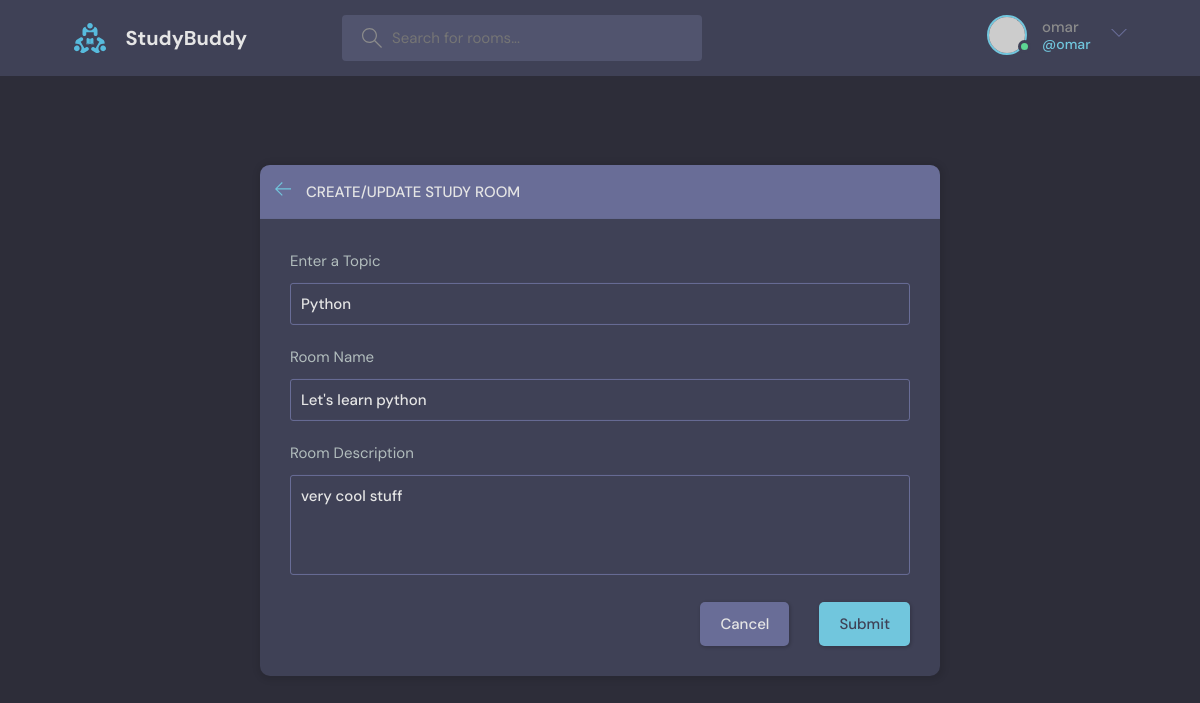
Screenshot of /update-room/3 (signed in) with the database file from the repository.
### base_app/models.py (models this page shows, shortened)
class Room(models.Model):       #OEM: id gets created automatically
    host = models.ForeignKey(User, on_delete=models.SET_NULL, null=True)
    topic = models.ForeignKey(Topic, on_delete=models.SET_NULL, null=True)
    name = models.CharField(max_length=200)
    description = models.TextField(null=True, blank=True)
    participants = models.ManyToManyField(User, related_name='participants', blank=True)    #OEM: See what is the role of related_name
    updated = models.DateTimeField(auto_now=True)
    created = models.DateTimeField(auto_now_add=True)   #field change only the first time##
    class Meta:
        ordering = ['-updated', '-created']     #This specifies the order in which the rows will appear (if we remove '-' it will be from the oldest to the newest)

class Topic(models.Model):
    name = models.CharField(max_length=200)

### base_app/views.py (the view, shortened to what this page needs)
# urls.py: path('update-room/<str:pk>', views.updateRoom, name="update-room"),
@login_required(login_url='login')
def updateRoom(request, pk):
    room = Room.objects.get(id=pk)
    form = RoomForm(instance=room)          #OEM: pre-fill the Room to update by the existing data
    topics = Topic.objects.all()
    if request.user != room.host:
        return HttpResponse('You are not allowed here!')
    context = {'form': form, 'topics': topics, 'room': room}
    return render(request, 'base_app/room_form.html', context)

### base_app/forms.py
class RoomForm(ModelForm):
    class Meta:
        model = Room
        fields = "__all__"      #Create a form based on all fields of Room
        exclude = ['host' ,'participants']  #OEM: we exclude from the form, the following fields

### base_app/templates/base_app/room_form.html (shortened to what this page needs)
{% extends 'main.html' %}
{% block content %}
<main class="create-room layout">
  <div class="container">
    <div class="layout__box">
      <div class="layout__boxHeader">
        <div class="layout__boxTitle">
          <a href="{{request.META.HTTP_REFERER}}">
            <svg version="1.1" xmlns="http://www.w3.org/2000/svg" width="32" height="32" viewBox="0 0 32 32">
              <title>arrow-left</title>
              <path
                d="M13.723 2.286l-13.723 13.714 13.719 13.714 1.616-1.611-10.96-10.96h27.625v-2.286h-27.625l10.965-10.965-1.616-1.607z">
              </path>
            </svg>
          </a>
          <h3>Create/Update Study Room</h3>
        </div>
      </div>
      <div class="layout__body">
        <form class="form" action="" method="POST">
          <div class="form__group">
            <label for="room_topic">Enter a Topic</label>
            <input required type="text" value="{{room.topic.name}}" name="topic" list="topic-list" />
          </div>
          <div class="form__group">
            <label for="room_name">Room Name</label>
            {{form.name}}
          </div>
          <div class="form__group">
            <label for="room_description">Room Description</label>
            {{form.description}}
          </div>
          <div class="form__action">
            <a class="btn btn--dark" href="{{request.META.HTTP_REFERER}}">Cancel</a>
            <button class="btn btn--main" type="submit">Submit</button>
          </div>
        </form>
      </div>
    </div>
  </div>
</main>
{% endblock content %}

### templates/navbar.html (shortened to what this page needs)
{% load static %}
<header class="header header--loggedIn">
    <div class="container">
        <a href="{% url 'home' %}" class="header__logo">
          <img src="{% static 'images/logo.svg' %}" />
          <h1>StudyBuddy</h1>
        </a>
        <form class="header__search" method="GET" action="{% url 'home' %}">
            <label>
                    <input name=q placeholder="Search for rooms..." />
            </label>
        </form>
        <nav class="header__menu">
            {% if request.user.is_authenticated %}
            <div class="header__user">
                <a href="{% url 'user-profile' request.user.id %}">
                    <div class="avatar avatar--medium active">
                        <img src="https://randomuser.me/api/portraits/men/37.jpg" />
                    </div>
                    <p>{{ request.user.username }} <span>@{{ request.user }}</span></p>
                </a>
                <button class="dropdown-button">
                    <svg version="1.1" xmlns="http://www.w3.org/2000/svg" width="32" height="32" viewBox="0 0 32 32">
                        <title>chevron-down</title>
                        <path d="M16 21l-13-13h-3l16 16 16-16h-3l-13 13z"></path>
                    </svg>
                </button>
            </div>
            {% else %}
            <a href="{% url 'login' %}">
                <img src="{% static '/images/avatar.svg' %}" />
                <p>Login</p>
            </a>
            {% endif %}
        </nav>
    </div>
</header>

### rows the page displays
Room: topic "Python", name "Let's learn python", description "very cool stuff"

### other values shown
{{ request.user.username }} "omar"
{{ request.user }} "omar"
